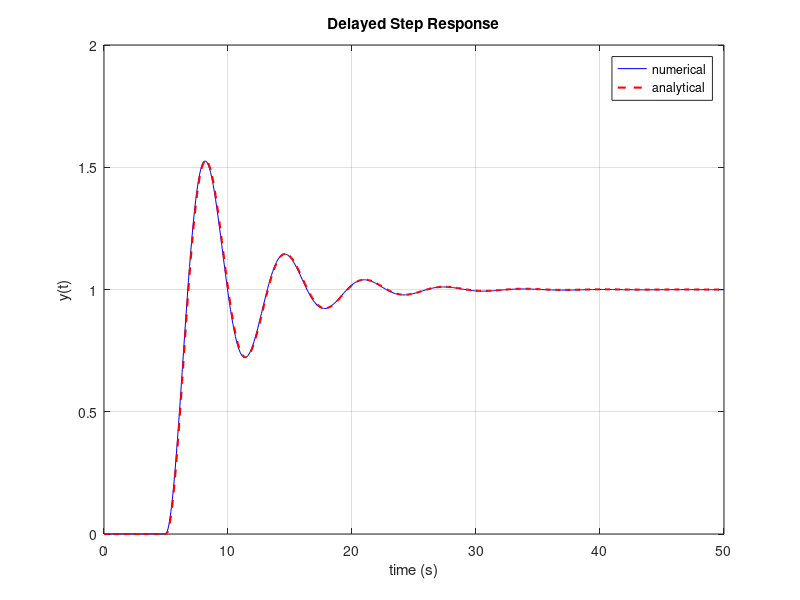

This figure's MATLAB source:
clear; clc; close all;

w0 = 1;
alpha = 0.2*w0;
wd = sqrt(w0^2 - alpha^2);
dt = 0.1;
a = 5;

t = 0:dt:50;

% Impulse response h(t)
h = exp(-alpha*t).*sin(wd*t)/wd;
u = double(t >= a);

% Numerical convolution
y_num = conv(u,h)*dt;
y_num = y_num(1:length(t));

% Analytical solution
s = max(t-a,0);
y_exact = (1 - exp(-alpha*s) .* (cos(wd*s) + alpha/wd*sin(wd*s)))/(alpha^2 + wd^2);
y_exact(t<a) = 0;

% Plot
plot(t,y_num,'b',t,y_exact,'r--','LineWidth',1.5);
legend('numerical','analytical');
xlabel('time (s)');
ylabel('y(t)');
grid on;
title('Delayed Step Response');
